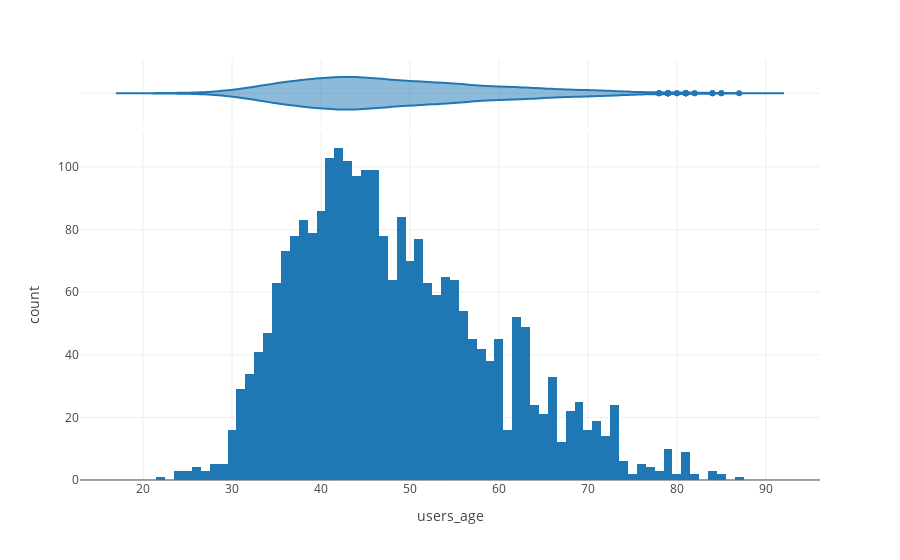
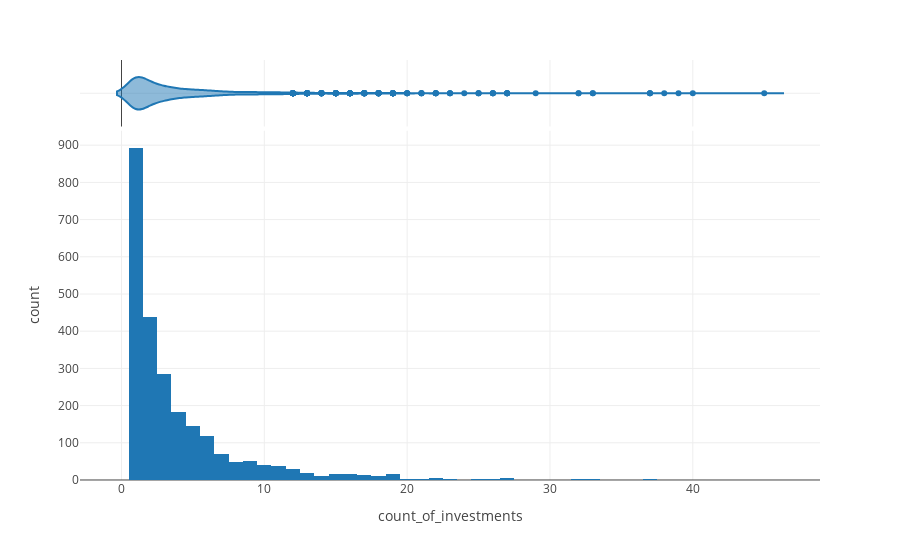
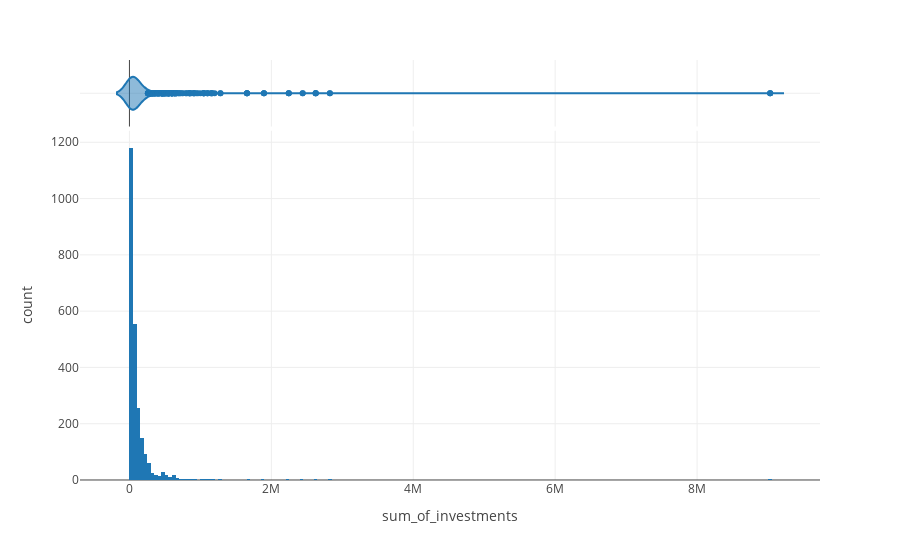

The code cell stored with these charts, in order, in its notebook:
### Markdown cell above
**Inference**

* Here, we can see the most common categories of each feature.
* `Unknown` values are actually missing values (nulls) which dominate most features in the dataset. Let's remove these features, since they are not very helpful.

[Go to the top](#top)

### Explore Numerical Features <a id='num-eda'></a>

Plot combined histogram-box or violin charts for the numerical features.

### Code cell
for feat in num_feats:
    fig = px.histogram(df, x=feat, marginal="violin") # or box, rug for marginal
    fig.show()

### Figure 1 — Plotly figure (JSON) as saved in the notebook; plotly's stock layout.template omitted (floating-point values rounded to 4 significant figures; data arrays with more than 128 entries replaced by an {"elided": "..."} marker saying what was removed)
{"data": [{"alignmentgroup": "True", "bingroup": "x", "hovertemplate": "users_age=%{x}<br>count=%{y}<extra></extra>", "legendgroup": "", "marker": {"color": "#1F77B4", "pattern": {"shape": ""}}, "name": "", "offsetgroup": "", "orientation": "v", "showlegend": false, "type": "histogram", "x": {"elided": "2483 int values"}, "xaxis": "x", "yaxis": "y"}, {"alignmentgroup": "True", "hovertemplate": "users_age=%{x}<extra></extra>", "legendgroup": "", "marker": {"color": "#1F77B4"}, "name": "", "offsetgroup": "", "scalegroup": "x", "showlegend": false, "type": "violin", "x": {"elided": "2483 int values"}, "xaxis": "x2", "yaxis": "y2"}], "layout": {"barmode": "relative", "legend": {"tracegroupgap": 0}, "margin": {"t": 60}, "xaxis": {"anchor": "y", "domain": [0, 1], "title": {"text": "users_age"}}, "xaxis2": {"anchor": "y2", "domain": [0, 1], "matches": "x", "showticklabels": false}, "yaxis": {"anchor": "x", "domain": [0, 0.8316], "title": {"text": "count"}}, "yaxis2": {"anchor": "x2", "domain": [0.8416, 1], "matches": "y2", "showline": false, "showticklabels": false, "ticks": ""}}}

### Figure 2 — Plotly figure (JSON) as saved in the notebook; plotly's stock layout.template omitted (floating-point values rounded to 4 significant figures; data arrays with more than 128 entries replaced by an {"elided": "..."} marker saying what was removed)
{"data": [{"alignmentgroup": "True", "bingroup": "x", "hovertemplate": "count_of_investments=%{x}<br>count=%{y}<extra></extra>", "legendgroup": "", "marker": {"color": "#1F77B4", "pattern": {"shape": ""}}, "name": "", "offsetgroup": "", "orientation": "v", "showlegend": false, "type": "histogram", "x": {"elided": "2483 int values"}, "xaxis": "x", "yaxis": "y"}, {"alignmentgroup": "True", "hovertemplate": "count_of_investments=%{x}<extra></extra>", "legendgroup": "", "marker": {"color": "#1F77B4"}, "name": "", "offsetgroup": "", "scalegroup": "x", "showlegend": false, "type": "violin", "x": {"elided": "2483 int values"}, "xaxis": "x2", "yaxis": "y2"}], "layout": {"barmode": "relative", "legend": {"tracegroupgap": 0}, "margin": {"t": 60}, "xaxis": {"anchor": "y", "domain": [0, 1], "title": {"text": "count_of_investments"}}, "xaxis2": {"anchor": "y2", "domain": [0, 1], "matches": "x", "showticklabels": false}, "yaxis": {"anchor": "x", "domain": [0, 0.8316], "title": {"text": "count"}}, "yaxis2": {"anchor": "x2", "domain": [0.8416, 1], "matches": "y2", "showline": false, "showticklabels": false, "ticks": ""}}}

### Figure 3 — Plotly figure (JSON) as saved in the notebook; plotly's stock layout.template omitted (floating-point values rounded to 4 significant figures; data arrays with more than 128 entries replaced by an {"elided": "..."} marker saying what was removed)
{"data": [{"alignmentgroup": "True", "bingroup": "x", "hovertemplate": "sum_of_investments=%{x}<br>count=%{y}<extra></extra>", "legendgroup": "", "marker": {"color": "#1F77B4", "pattern": {"shape": ""}}, "name": "", "offsetgroup": "", "orientation": "v", "showlegend": false, "type": "histogram", "x": {"elided": "2483 float values"}, "xaxis": "x", "yaxis": "y"}, {"alignmentgroup": "True", "hovertemplate": "sum_of_investments=%{x}<extra></extra>", "legendgroup": "", "marker": {"color": "#1F77B4"}, "name": "", "offsetgroup": "", "scalegroup": "x", "showlegend": false, "type": "violin", "x": {"elided": "2483 float values"}, "xaxis": "x2", "yaxis": "y2"}], "layout": {"barmode": "relative", "legend": {"tracegroupgap": 0}, "margin": {"t": 60}, "xaxis": {"anchor": "y", "domain": [0, 1], "title": {"text": "sum_of_investments"}}, "xaxis2": {"anchor": "y2", "domain": [0, 1], "matches": "x", "showticklabels": false}, "yaxis": {"anchor": "x", "domain": [0, 0.8316], "title": {"text": "count"}}, "yaxis2": {"anchor": "x2", "domain": [0.8416, 1], "matches": "y2", "showline": false, "showticklabels": false, "ticks": ""}}}
